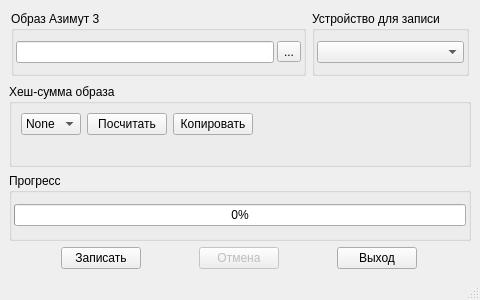
<?xml version="1.0" encoding="UTF-8"?>
<ui version="4.0">
 <class>MainWindow</class>
 <widget class="QMainWindow" name="MainWindow">
  <property name="geometry">
   <rect>
    <x>0</x>
    <y>0</y>
    <width>480</width>
    <height>300</height>
   </rect>
  </property>
  <property name="sizePolicy">
   <sizepolicy hsizetype="Fixed" vsizetype="Fixed">
    <horstretch>0</horstretch>
    <verstretch>0</verstretch>
   </sizepolicy>
  </property>
  <property name="minimumSize">
   <size>
    <width>425</width>
    <height>300</height>
   </size>
  </property>
  <property name="acceptDrops">
   <bool>true</bool>
  </property>
  <property name="windowTitle">
   <string>Azimuth 3 Image Writer</string>
  </property>
  <property name="windowIcon">
   <iconset resource="gui_icons.qrc">
    <normaloff>:/images/images/tbdd.png</normaloff>:/images/images/tbdd.png</iconset>
  </property>
  <widget class="QWidget" name="centralwidget">
   <layout class="QVBoxLayout" name="verticalLayout_4">
    <item>
     <layout class="QHBoxLayout">
      <property name="leftMargin">
       <number>2</number>
      </property>
      <property name="topMargin">
       <number>2</number>
      </property>
      <property name="rightMargin">
       <number>2</number>
      </property>
      <property name="bottomMargin">
       <number>2</number>
      </property>
      <item>
       <widget class="QGroupBox" name="groupBox">
        <property name="title">
         <string>Образ Азимут 3</string>
        </property>
        <layout class="QHBoxLayout">
         <property name="spacing">
          <number>3</number>
         </property>
         <property name="leftMargin">
          <number>2</number>
         </property>
         <property name="topMargin">
          <number>2</number>
         </property>
         <property name="rightMargin">
          <number>2</number>
         </property>
         <property name="bottomMargin">
          <number>2</number>
         </property>
         <item>
          <widget class="DroppableLineEdit" name="leFile"/>
         </item>
         <item>
          <widget class="QToolButton" name="tbBrowse">
           <property name="text">
            <string>...</string>
           </property>
           <property name="icon">
            <iconset resource="gui_icons.qrc">
             <normaloff>:/images/images/browse.png</normaloff>:/images/images/browse.png</iconset>
           </property>
          </widget>
         </item>
        </layout>
       </widget>
      </item>
      <item>
       <widget class="QGroupBox" name="groupBox_2">
        <property name="title">
         <string>Устройство для записи</string>
        </property>
        <layout class="QHBoxLayout">
         <property name="spacing">
          <number>0</number>
         </property>
         <property name="leftMargin">
          <number>2</number>
         </property>
         <property name="topMargin">
          <number>2</number>
         </property>
         <property name="rightMargin">
          <number>2</number>
         </property>
         <property name="bottomMargin">
          <number>2</number>
         </property>
         <item>
          <widget class="QComboBox" name="cboxDevice">
           <property name="sizePolicy">
            <sizepolicy hsizetype="Preferred" vsizetype="Fixed">
             <horstretch>0</horstretch>
             <verstretch>0</verstretch>
            </sizepolicy>
           </property>
          </widget>
         </item>
        </layout>
       </widget>
      </item>
     </layout>
    </item>
    <item>
     <widget class="QGroupBox" name="hashGroup">
      <property name="title">
       <string>Хеш-сумма образа</string>
      </property>
      <layout class="QVBoxLayout" name="verticalLayout">
       <item>
        <layout class="QHBoxLayout" name="horizontalLayout">
         <item>
          <widget class="QComboBox" name="cboxHashType">
           <property name="sizePolicy">
            <sizepolicy hsizetype="Preferred" vsizetype="Preferred">
             <horstretch>0</horstretch>
             <verstretch>0</verstretch>
            </sizepolicy>
           </property>
           <property name="maximumSize">
            <size>
             <width>65</width>
             <height>16777215</height>
            </size>
           </property>
           <property name="toolTip">
            <string>Select hash type for verification</string>
           </property>
           <item>
            <property name="text">
             <string>None</string>
            </property>
           </item>
          </widget>
         </item>
         <item>
          <widget class="QPushButton" name="bHashGen">
           <property name="sizePolicy">
            <sizepolicy hsizetype="Preferred" vsizetype="Preferred">
             <horstretch>0</horstretch>
             <verstretch>0</verstretch>
            </sizepolicy>
           </property>
           <property name="toolTip">
            <string>Generate selected hash on file</string>
           </property>
           <property name="styleSheet">
            <string notr="true">padding: 0em .5em 0em .5em;</string>
           </property>
           <property name="text">
            <string>Посчитать</string>
           </property>
          </widget>
         </item>
         <item>
          <widget class="QPushButton" name="bHashCopy">
           <property name="sizePolicy">
            <sizepolicy hsizetype="Preferred" vsizetype="Preferred">
             <horstretch>0</horstretch>
             <verstretch>0</verstretch>
            </sizepolicy>
           </property>
           <property name="toolTip">
            <string>Copy hash to clipboard</string>
           </property>
           <property name="styleSheet">
            <string notr="true">padding: 0em .5em 0em .5em;</string>
           </property>
           <property name="text">
            <string>Копировать</string>
           </property>
          </widget>
         </item>
         <item>
          <spacer name="horizontalSpacer">
           <property name="orientation">
            <enum>Qt::Horizontal</enum>
           </property>
           <property name="sizeHint" stdset="0">
            <size>
             <width>40</width>
             <height>20</height>
            </size>
           </property>
          </spacer>
         </item>
        </layout>
       </item>
       <item>
        <widget class="QLabel" name="hashLabel">
         <property name="sizePolicy">
          <sizepolicy hsizetype="Preferred" vsizetype="Preferred">
           <horstretch>0</horstretch>
           <verstretch>0</verstretch>
          </sizepolicy>
         </property>
         <property name="wordWrap">
          <bool>false</bool>
         </property>
         <property name="margin">
          <number>1</number>
         </property>
         <property name="textInteractionFlags">
          <set>Qt::LinksAccessibleByMouse|Qt::TextSelectableByMouse</set>
         </property>
        </widget>
       </item>
      </layout>
     </widget>
    </item>
    <item>
     <widget class="QGroupBox" name="groupBox_5">
      <property name="title">
       <string>Прогресс</string>
      </property>
      <layout class="QHBoxLayout">
       <property name="spacing">
        <number>2</number>
       </property>
       <property name="leftMargin">
        <number>2</number>
       </property>
       <property name="topMargin">
        <number>2</number>
       </property>
       <property name="rightMargin">
        <number>2</number>
       </property>
       <property name="bottomMargin">
        <number>2</number>
       </property>
       <item>
        <widget class="QProgressBar" name="progressbar">
         <property name="value">
          <number>0</number>
         </property>
         <property name="textVisible">
          <bool>true</bool>
         </property>
         <property name="format">
          <string>%p%</string>
         </property>
        </widget>
       </item>
      </layout>
     </widget>
    </item>
    <item>
     <layout class="QHBoxLayout">
      <item>
       <widget class="QPushButton" name="bWrite">
        <property name="sizePolicy">
         <sizepolicy hsizetype="Fixed" vsizetype="Fixed">
          <horstretch>0</horstretch>
          <verstretch>0</verstretch>
         </sizepolicy>
        </property>
        <property name="statusTip">
         <string>Записать образ на носитель</string>
        </property>
        <property name="text">
         <string>Записать</string>
        </property>
       </widget>
      </item>
      <item>
       <widget class="QPushButton" name="bCancel">
        <property name="enabled">
         <bool>false</bool>
        </property>
        <property name="sizePolicy">
         <sizepolicy hsizetype="Fixed" vsizetype="Fixed">
          <horstretch>0</horstretch>
          <verstretch>0</verstretch>
         </sizepolicy>
        </property>
        <property name="statusTip">
         <string>Отменииь текущий процесс записи</string>
        </property>
        <property name="text">
         <string>Отмена</string>
        </property>
       </widget>
      </item>
      <item>
       <widget class="QPushButton" name="bExit">
        <property name="sizePolicy">
         <sizepolicy hsizetype="Fixed" vsizetype="Fixed">
          <horstretch>0</horstretch>
          <verstretch>0</verstretch>
         </sizepolicy>
        </property>
        <property name="statusTip">
         <string>Завершить работу</string>
        </property>
        <property name="text">
         <string>Выход</string>
        </property>
       </widget>
      </item>
     </layout>
    </item>
   </layout>
  </widget>
  <widget class="QStatusBar" name="statusbar"/>
 </widget>
 <customwidgets>
  <customwidget>
   <class>DroppableLineEdit</class>
   <extends>QLineEdit</extends>
   <header>droppablelineedit.h</header>
  </customwidget>
 </customwidgets>
 <resources>
  <include location="gui_icons.qrc"/>
 </resources>
 <connections>
  <connection>
   <sender>bExit</sender>
   <signal>clicked()</signal>
   <receiver>MainWindow</receiver>
   <slot>close()</slot>
   <hints>
    <hint type="sourcelabel">
     <x>397</x>
     <y>267</y>
    </hint>
    <hint type="destinationlabel">
     <x>154</x>
     <y>68</y>
    </hint>
   </hints>
  </connection>
 </connections>
</ui>
